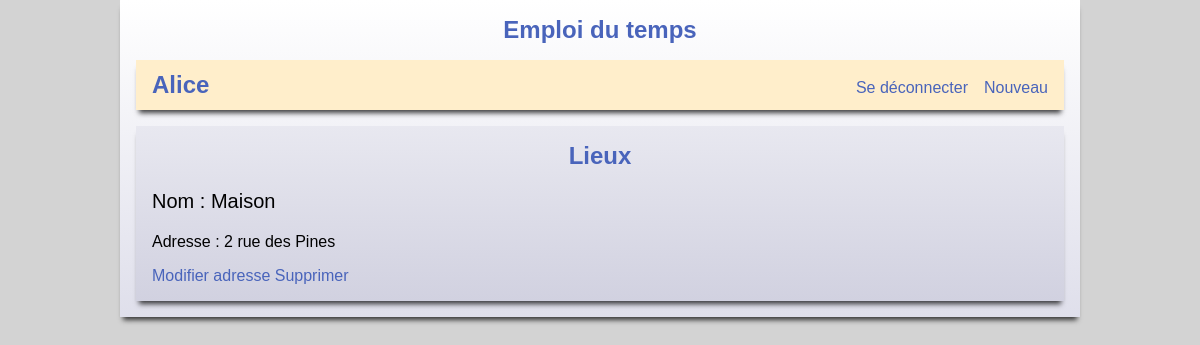
Page /lieux (signed in) on the earlier database version.
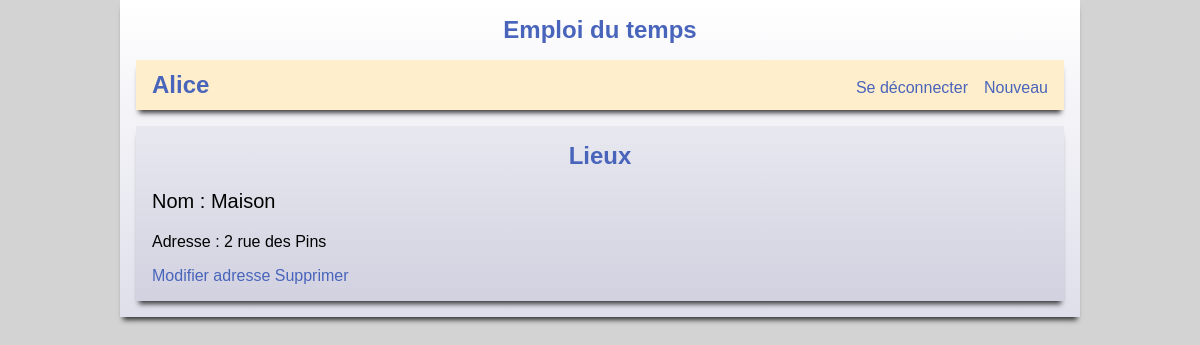
Same page on the later database version.
### tables this page shows
CREATE TABLE lieu (
  id_l      INTEGER     PRIMARY KEY AUTOINCREMENT,
  auteur_id INTEGER     NOT NULL REFERENCES membres (id_m),
  nom       VARCHAR(50) NOT NULL,
  adresse   VARCHAR(100)   
);

### app.py (the view)
@app.route('/lieux')
def lieux():
    global mes_lieux
    mes_lieux = recuperer_lieux(session['userid'])
    return render_template('lieux.html', lieux = mes_lieux)

### db.py (called while the page is built)
def recuperer_lieux(id):
    with db.connect("emploi.db") as c:
        curs = c.execute("""SELECT id_l, nom, adresse FROM lieu WHERE auteur_id = ? ORDER BY nom ASC""", (id,))
        return curs.fetchall()

### templates/lieux.html
{% extends 'base.html' %}
{% block entete %}
    <h2>Lieux</h2>
{% endblock %}
{% block contenu %}
    {% for lieu in lieux %}
        <p style='font-size: 125%;'>Nom : {{ lieu[1] }}</p>
        <p>Adresse : {{ lieu[2] }}</p>
        {% if lieu != lieux[-1] %}
            <div style='margin-bottom: 2rem;'><a href='{{ url_for("setlieu", id_lieu=lieu[0]) }}'>Modifier adresse</a> <a href='{{ url_for("supprimer_lieu", id_lieu=lieu[0]) }}'>Supprimer</a></div>
        {% else %}
            <a href='{{ url_for("setlieu", id_lieu=lieu[0]) }}'>Modifier adresse</a> <a href='{{ url_for("supprimer_lieu", id_lieu=lieu[0]) }}'>Supprimer</a>
        {% endif %}
    {% endfor %}
{% endblock %}

Differences in the rows shown:
changed lieu "Maison": adresse "2 rue des Pines" → "2 rue des Pins"
